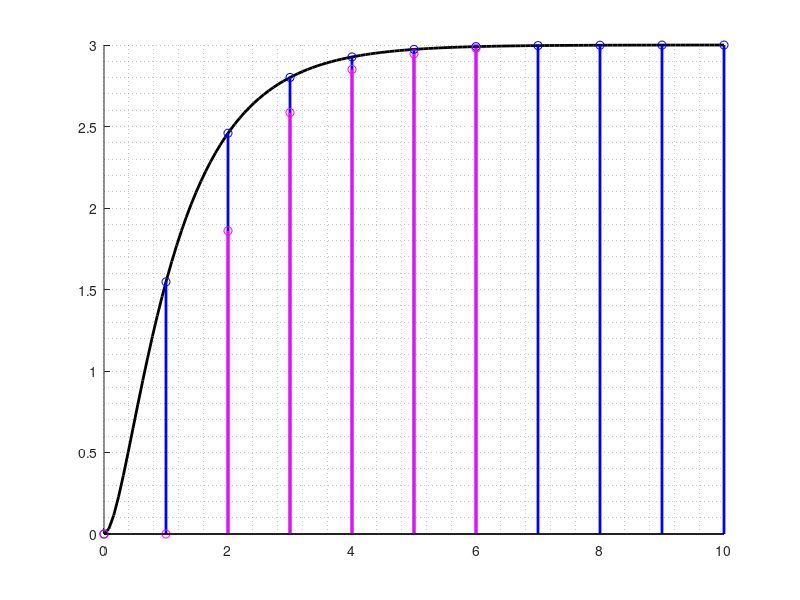

This chart was generated by the following MATLAB code:
clear;clc;
Gs=tf(12,[1 5 4]);
T=1;
Gz=tf([3+exp(-4)-4*exp(-1) exp(-1)+3*exp(-5)-4*exp(-4)],[1 -(exp(-1)+exp(-4)) exp(-5)],1);
Gz

figure(1);hold on;grid minor;
[y,t]=step(Gs,10);
plot(t,y,'k','LineWidth',2);
[y,t]=step(Gz,10);
stem(t,y,'b','LineWidth',2);

t=0:T:6;
u=ones(size(t));
y=zeros(size(t));
for k=3:length(t)
    y(k)=0.39*y(k-1)-0.01*y(k-2)+1.55*u(k-1)+0.31*u(k-2);
end
stem(t,y,'m','LineWidth',2);
